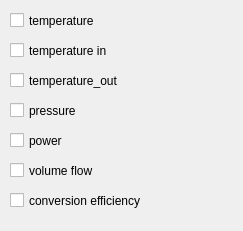
<?xml version="1.0" encoding="UTF-8"?>
<ui version="4.0">
 <class>DynamicDeviceAttrsWidget</class>
 <widget class="QWidget" name="DynamicDeviceAttrsWidget">
  <property name="geometry">
   <rect>
    <x>0</x>
    <y>0</y>
    <width>243</width>
    <height>231</height>
   </rect>
  </property>
  <property name="minimumSize">
   <size>
    <width>243</width>
    <height>0</height>
   </size>
  </property>
  <property name="windowTitle">
   <string>Form</string>
  </property>
  <widget class="QCheckBox" name="check_box_temperature">
   <property name="geometry">
    <rect>
     <x>10</x>
     <y>10</y>
     <width>221</width>
     <height>21</height>
    </rect>
   </property>
   <property name="text">
    <string>temperature</string>
   </property>
  </widget>
  <widget class="QCheckBox" name="check_box_pressure">
   <property name="geometry">
    <rect>
     <x>10</x>
     <y>100</y>
     <width>221</width>
     <height>21</height>
    </rect>
   </property>
   <property name="minimumSize">
    <size>
     <width>221</width>
     <height>21</height>
    </size>
   </property>
   <property name="text">
    <string>pressure</string>
   </property>
  </widget>
  <widget class="QCheckBox" name="check_box_power">
   <property name="geometry">
    <rect>
     <x>10</x>
     <y>130</y>
     <width>221</width>
     <height>21</height>
    </rect>
   </property>
   <property name="text">
    <string>power</string>
   </property>
  </widget>
  <widget class="QCheckBox" name="check_box_volume_flow">
   <property name="geometry">
    <rect>
     <x>10</x>
     <y>160</y>
     <width>221</width>
     <height>21</height>
    </rect>
   </property>
   <property name="text">
    <string>volume flow</string>
   </property>
  </widget>
  <widget class="QCheckBox" name="check_box_temperature_in">
   <property name="geometry">
    <rect>
     <x>10</x>
     <y>40</y>
     <width>221</width>
     <height>21</height>
    </rect>
   </property>
   <property name="text">
    <string>temperature in</string>
   </property>
  </widget>
  <widget class="QCheckBox" name="check_box_temperature_out">
   <property name="geometry">
    <rect>
     <x>10</x>
     <y>70</y>
     <width>221</width>
     <height>21</height>
    </rect>
   </property>
   <property name="text">
    <string>temperature_out</string>
   </property>
  </widget>
  <widget class="QCheckBox" name="check_box_conversion_efficiency">
   <property name="geometry">
    <rect>
     <x>10</x>
     <y>190</y>
     <width>221</width>
     <height>21</height>
    </rect>
   </property>
   <property name="text">
    <string>conversion efficiency</string>
   </property>
  </widget>
 </widget>
 <resources/>
 <connections/>
</ui>
